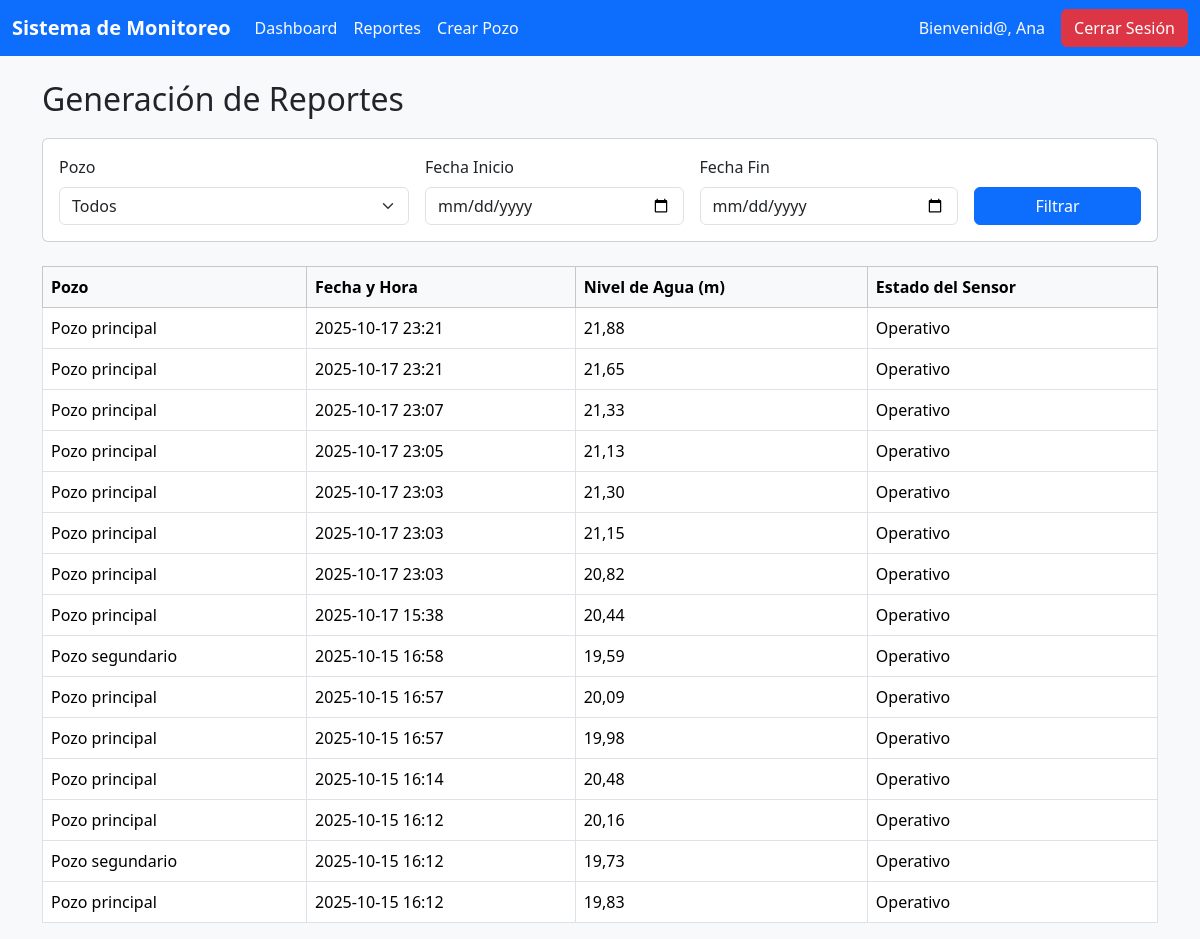
The page /reportes/ (signed in) on the database its author committed.
### core/models.py (models this page shows, shortened)
class Medicion(models.Model):
    pozo = models.ForeignKey(Pozo, on_delete=models.CASCADE, related_name='mediciones')
    fecha_hora = models.DateTimeField(auto_now_add=True)
    nivel_agua = models.DecimalField(max_digits=6, decimal_places=2)
    estado_sensor = models.CharField(max_length=50, default='Operativo')
    class Meta:
        indexes = [
            models.Index(fields=['pozo', 'fecha_hora']),
        ]
        ordering = ['-fecha_hora']

class Pozo(models.Model):
    nombre = models.CharField(max_length=100, unique=True)
    ubicacion = models.CharField(max_length=255)
    propietario = models.ForeignKey(User, on_delete=models.CASCADE)
    latitud = models.FloatField(null=True, blank=True)
    longitud = models.FloatField(null=True, blank=True)

### core/views.py (the view)
# urls.py: path('reportes/', views.reportes_view, name='reportes'),
@login_required
def reportes_view(request):
    pozos_usuario = Pozo.objects.filter(propietario=request.user)
    mediciones = Medicion.objects.filter(pozo__in=pozos_usuario)
    pozo_id = request.GET.get('pozo')
    fecha_inicio = request.GET.get('fecha_inicio')
    fecha_fin = request.GET.get('fecha_fin')
    if pozo_id:
        mediciones = mediciones.filter(pozo_id=pozo_id)
    if fecha_inicio:
        mediciones = mediciones.filter(fecha_hora__gte=fecha_inicio)
    if fecha_fin:
        try:
            fecha_fin_dt = datetime.datetime.strptime(fecha_fin, '%Y-%m-%d').date()
            mediciones = mediciones.filter(fecha_hora__date__lte=fecha_fin_dt)
        except ValueError:
            pass
    context = {
        'pozos': pozos_usuario,
        'mediciones': mediciones.all()
    }
    return render(request, 'core/reportes.html', context)

### core/templates/core/reportes.html (shortened to what this page needs)
{% extends "core/base.html" %}
{% block content %}
<h1 class="h2">Generación de Reportes</h1>
<form method="get" class="card p-3 mb-4">
    <div class="row g-3">
        <div class="col-md-4">
            <label for="pozo" class="form-label">Pozo</label>
            <select name="pozo" id="pozo" class="form-select">
                <option value="">Todos</option>
            </select>
        </div>
        <div class="col-md-3">
            <label for="fecha_inicio" class="form-label">Fecha Inicio</label>
            <input type="date" name="fecha_inicio" id="fecha_inicio" class="form-control" value="{{ request.GET.fecha_inicio }}">
        </div>
        <div class="col-md-3">
            <label for="fecha_fin" class="form-label">Fecha Fin</label>
            <input type="date" name="fecha_fin" id="fecha_fin" class="form-control" value="{{ request.GET.fecha_fin }}">
        </div>
        <div class="col-md-2 d-flex align-items-end">
            <button type="submit" class="btn btn-primary w-100">Filtrar</button>
        </div>
    </div>
</form>
<div class="table-responsive">
    <table class="table table-bordered">
        <thead class="table-light">
            <tr>
                <th>Pozo</th>
                <th>Fecha y Hora</th>
                <th>Nivel de Agua (m)</th>
                <th>Estado del Sensor</th>
            </tr>
        </thead>
        <tbody>
            {% for medicion in mediciones %}
            <tr>
                <td>{{ medicion.pozo.nombre }}</td>
                <td>{{ medicion.fecha_hora|date:"Y-m-d H:i" }}</td>
                <td>{{ medicion.nivel_agua }}</td>
                <td>{{ medicion.estado_sensor }}</td>
            </tr>
            {% empty %}
            <tr>
                <td colspan="4" class="text-center">No hay datos que coincidan con los filtros.</td>
            </tr>
            {% endfor %}
        </tbody>
    </table>
</div>
{% endblock %}

### core/templates/core/base.html (shortened to what this page needs)
{% load static %}
<!DOCTYPE html>
<html lang="es">
<head>
    <link href="https://cdn.jsdelivr.net/npm/bootstrap@5.3.3/dist/css/bootstrap.min.css" rel="stylesheet">
    <link rel="stylesheet" href="{% static 'core/css/style.css' %}">
    <head>
    <link rel="stylesheet" href="{% static 'core/css/style.css' %}">
</head>
</head>
<body>
    <nav class="navbar navbar-expand-lg navbar-dark bg-primary">
        <div class="container-fluid">
            <a class="navbar-brand" href="{% url 'menu' %}">Sistema de Monitoreo</a>
            {% if user.is_authenticated %}
            <div class="collapse navbar-collapse" id="navbarNav">
                <ul class="navbar-nav me-auto mb-2 mb-lg-0">
                    <li class="nav-item"><a class="nav-link" href="{% url 'dashboard' %}">Dashboard</a></li>
                    <li class="nav-item"><a class="nav-link" href="{% url 'reportes' %}">Reportes</a></li>
                    <li class="nav-item"><a class="nav-link" href="{% url 'crear_pozo' %}">Crear Pozo</a></li>
                </ul>
                <span class="navbar-text me-3">
                    Bienvenid@, {{ user.username }}
                </span>
                <a href="{% url 'logout' %}" class="btn btn-danger">Cerrar Sesión</a>
            </div>
            {% endif %}
        </div>
    </nav>
    <main class="container mt-4">
        {% block content %}{% endblock %}
    </main>
</body>
</html>

### core/static/core/css/style.css (style rules this page uses)
body { background-color: #f8f9fa; }
.card { margin-top: 20px; }
.navbar-brand { font-weight: bold; }
.nav-link { color: #f8f9fa; }
.navbar-text { color: #f8f9fa; }

### rows shown on the page
Medicion: pozo.nombre "Pozo principal", fecha_hora "2025-10-17 23:21", nivel_agua "21,88", estado_sensor "Operativo"
Medicion: pozo.nombre "Pozo principal", fecha_hora "2025-10-17 23:21", nivel_agua "21,65", estado_sensor "Operativo"
Medicion: pozo.nombre "Pozo principal", fecha_hora "2025-10-17 23:07", nivel_agua "21,33", estado_sensor "Operativo"
Medicion: pozo.nombre "Pozo principal", fecha_hora "2025-10-17 23:05", nivel_agua "21,13", estado_sensor "Operativo"
Medicion: pozo.nombre "Pozo principal", fecha_hora "2025-10-17 23:03", nivel_agua "21,30", estado_sensor "Operativo"
Medicion: pozo.nombre "Pozo principal", fecha_hora "2025-10-17 23:03", nivel_agua "21,15", estado_sensor "Operativo"
Medicion: pozo.nombre "Pozo principal", fecha_hora "2025-10-17 23:03", nivel_agua "20,82", estado_sensor "Operativo"
Medicion: pozo.nombre "Pozo principal", fecha_hora "2025-10-17 15:38", nivel_agua "20,44", estado_sensor "Operativo"
Medicion: pozo.nombre "Pozo segundario", fecha_hora "2025-10-15 16:58", nivel_agua "19,59", estado_sensor "Operativo"
Medicion: pozo.nombre "Pozo principal", fecha_hora "2025-10-15 16:57", nivel_agua "20,09", estado_sensor "Operativo"
Medicion: pozo.nombre "Pozo principal", fecha_hora "2025-10-15 16:57", nivel_agua "19,98", estado_sensor "Operativo"
Medicion: pozo.nombre "Pozo principal", fecha_hora "2025-10-15 16:14", nivel_agua "20,48", estado_sensor "Operativo"
Medicion: pozo.nombre "Pozo principal", fecha_hora "2025-10-15 16:12", nivel_agua "20,16", estado_sensor "Operativo"
Medicion: pozo.nombre "Pozo segundario", fecha_hora "2025-10-15 16:12", nivel_agua "19,73", estado_sensor "Operativo"
Medicion: pozo.nombre "Pozo principal", fecha_hora "2025-10-15 16:12", nivel_agua "19,83", estado_sensor "Operativo"

### other values the page prints
{{ user.username }} "Ana"
